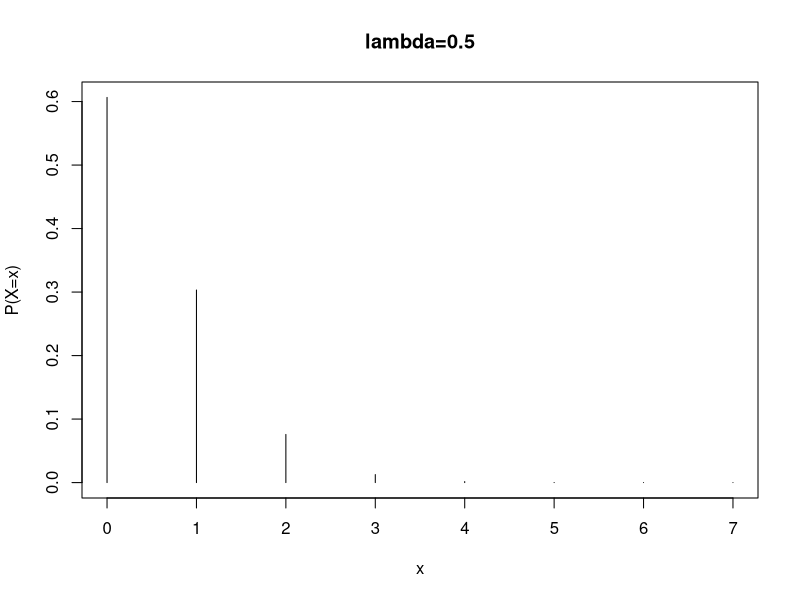
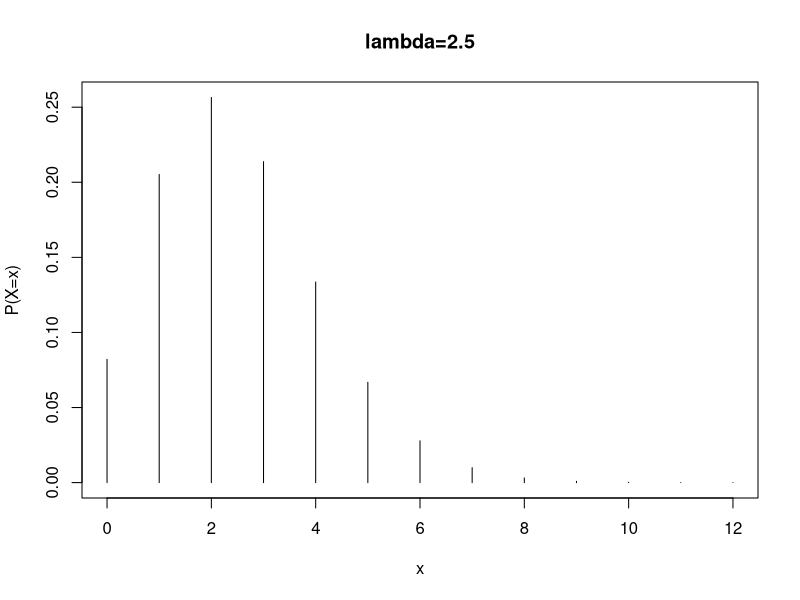
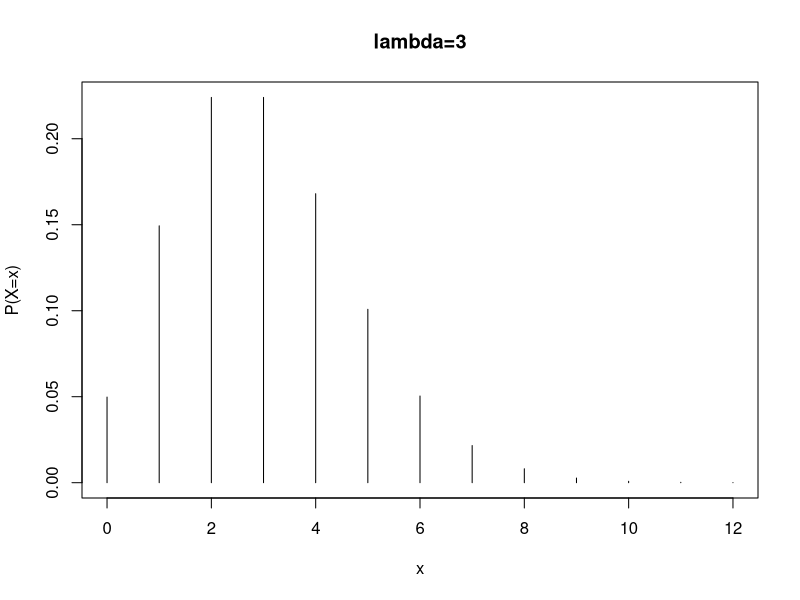
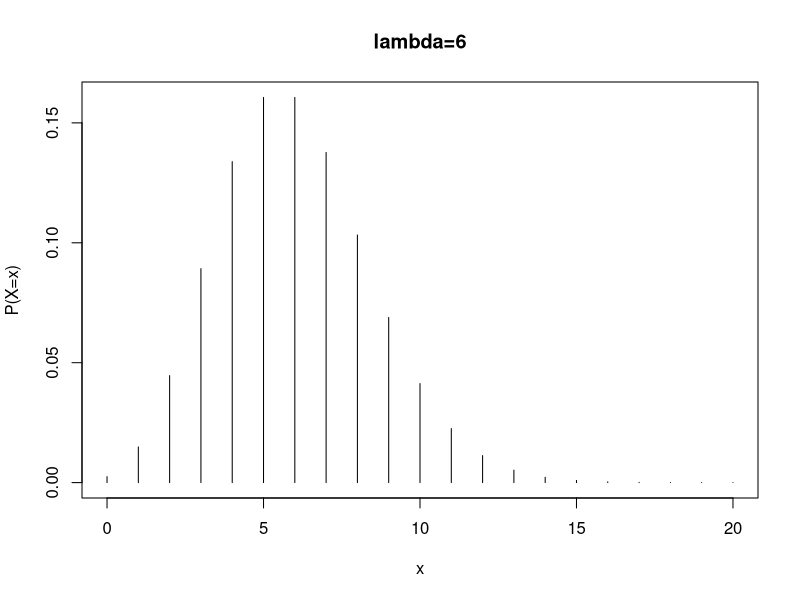
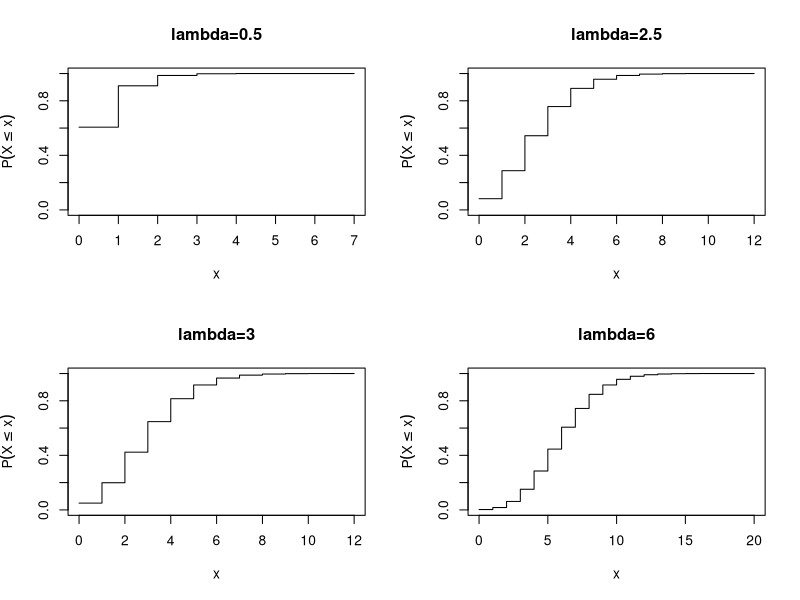
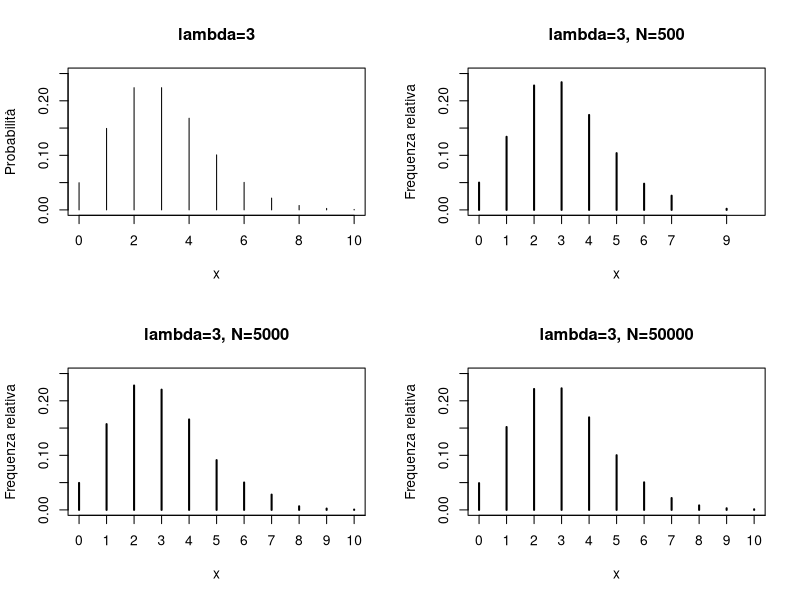

Reproduce these figures in R, in order.
#distribuzione di poisson
x<-0:7
lambda<-0.5
dpois(x, lambda = lambda)
par(mfow=c(2,2))
x<-0:7
plot(x,dpois(x,lambda = 0.5),xlab="x",ylab="P(X=x)", type="h", main="lambda=0.5")

x<-0:12
plot(x,dpois(x,lambda = 2.5),xlab="x",ylab="P(X=x)", type="h", main="lambda=2.5")

x<-0:12
plot(x,dpois(x,lambda = 3),xlab="x",ylab="P(X=x)", type="h", main="lambda=3")

x<-0:20
plot(x,dpois(x,lambda = 6),xlab="x",ylab="P(X=x)", type="h", main="lambda=6")

#funzione di distribuzione
x<-0:7
ppois(x, lambda=0.5)
par(mfrow=c(2,2))
x<-0:7
plot(x,ppois(x,lambda = 0.5),xlab="x",ylab=expression(P(X<=x)),ylim=c(0,1), type="s", main="lambda=0.5")

x<-0:12
plot(x,ppois(x,lambda = 2.5),xlab="x",ylab=expression(P(X<=x)),ylim=c(0,1), type="s", main="lambda=2.5")

x<-0:12
plot(x,ppois(x,lambda = 3),xlab="x",ylab=expression(P(X<=x)),ylim=c(0,1), type="s", main="lambda=3")

x<-0:20
plot(x,ppois(x,lambda = 6),xlab="x",ylab=expression(P(X<=x)),ylim=c(0,1), type="s", main="lambda=6")

#quantili
z<-c(0,0.25,0.5,0.75,1)
qpois(z,lambda=2.5)
#simulo variabile aleatoria di poisson
sim<-rpois(60,lambda=2.5)
sim
table(sim)
table(sim)/length(sim)
par(mfrow=c(2,2))
x<-0:20
plot(x,dpois(x,lambda=3),xlab="x",ylab="Probabilità",type="h",main="lambda=3",xlim=c(0,10),ylim=c(0,0.25))

sim1<-rpois(500,lambda=3)
plot(table(sim1)/length(sim1),xlab="x",ylab="Frequenza relativa",type="h",main="lambda=3, N=500",xlim=c(0,10),ylim=c(0,0.25))

sim2<-rpois(5000,lambda=3)
plot(table(sim2)/length(sim2),xlab="x",ylab="Frequenza relativa",type="h",main="lambda=3, N=5000",xlim=c(0,10),ylim=c(0,0.25))

sim3<-rpois(50000,lambda=3)
plot(table(sim3)/length(sim3),xlab="x",ylab="Frequenza relativa",type="h",main="lambda=3, N=50000",xlim=c(0,10),ylim=c(0,0.25))

#stima puntuale
stimalambda<-mean(sim)
stimalambda
#intervallo di confidenza
alpha<-1-0.95
zalpha<-qnorm(1-alpha/2,mean=0,sd=1)
zalpha
n<-100
medcamp<-6
tempo<-30
a2<-n
a1<- -(2*n*medcamp+zalpha^2)
a0<-n*medcamp^2
polyroot(c(a0,a1,a2))/tempo

(medcamp-zalpha*sqrt(medcamp/n))/tempo
(medcamp+zalpha*sqrt(medcamp/n))/tempo
#confronto tra due popolazioni
campione1<-rpois(30, lambda=6)
campione1
length(campione1)
campione2<-rpois(60, lambda=6)
campione2
length(campione2)
#frequenze assolute
table(campione1)
mean(campione1)
table(campione2)
mean(campione2)

#intervallo di confidenza
alpha<-1-0.97
qnorm(1-alpha/2,mean=0,sd=1)
n1<-length(campione1)
n2<-length(campione2)
m1<-mean(campione1)
m2<-mean(campione2)
rad<-sqrt(m1/n1+m2/n2)
m1-m2-qnorm(1-alpha/2,mean=0,sd=1)*rad
m1-m2+qnorm(1-alpha/2,mean=0,sd=1)*rad

#verifica ipotesi
lambda0<-2.5
alpha<-0.05
qnorm(1-alpha,mean=0,sd=1)
n<-100
meancamp<-6
(meancamp-lambda0)/sqrt(lambda0/n)

#chi quadrato
set.seed(123)
campione<-sample(1:5, 60, replace = TRUE)
campione
n<-length(campione)
n
freq<-table(campione)
freq
stimalambda<-mean(campione)
stimalambda
p<-numeric(4)
p[1]<-dpois(1,stimalambda)
p[2]<-dpois(2,stimalambda)
p[3]<-dpois(3,stimalambda)
p[4]<-1-p[1]-p[2]-p[3]
p
sum(p)
min(n*p[1],n*p[2],n*p[3],n*p[4])

r<-4
nint<-numeric(r)
nint[1]<-length(which(campione==1))
nint[2]<-length(which(campione==2))
nint[3]<-length(which(campione==3))
nint[4]<-length(which(campione>3))
nint
sum(nint)

chi2<-sum(((nint-n*p)/sqrt(n*p))^2)
chi2
r<-4
k<-1
alppha<-0.01
qchisq(alpha/2,df=r-k-1)
qchisq(1-alpha/2,df=r-k-1)